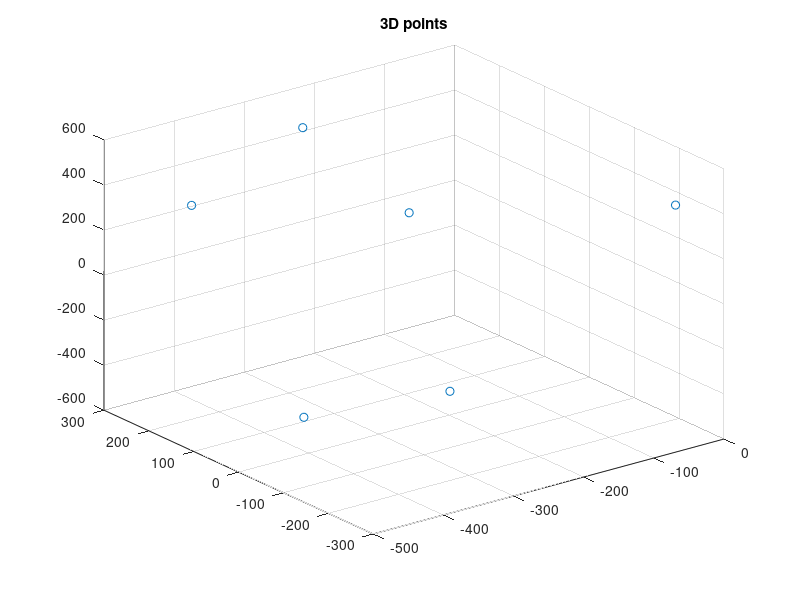
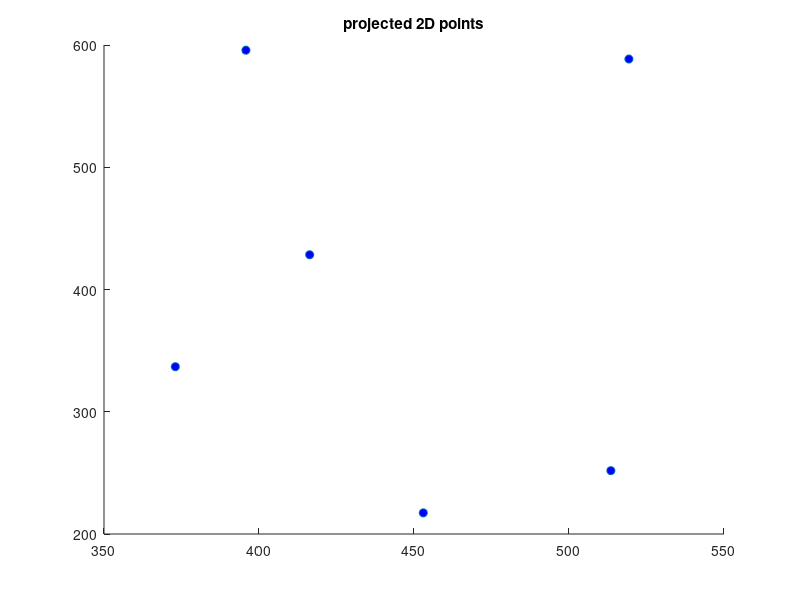

The MATLAB source for these figures, in order: (Note: this script raises an error after producing the figures.)
%% Part 1
% step 1
au=557.0943; av=712.9824; u0=326.3819; v0=298.6679;
f=80; % mm
tx=100; ty=0; tz=1500; %mm
Phix=0.8*pi/2; Phiy=-1.8*pi/2; Phix1=pi/5;
pN = 6; % number of points;
%intrinsic transformation matrix
intMat = [au 0 u0 0;
          0 av v0 0;
          0  0  1 0];

%extrinsic transformation matrix; Use Euler XYX1
rx = [1 0 0;
      0 cos(Phix) -sin(Phix);
      0 sin(Phix) cos(Phix)];

ry = [cos(Phiy) 0 sin(Phiy);
      0 1 0;
      -sin(Phiy) 0 cos(Phiy)];
rx1 = [1 0 0;
       0 cos(Phix1) -sin(Phix1);
       0 sin(Phix1) cos(Phix1)];
R = rx*ry*rx1;
extMat = [R(1,:), tx;
          R(2,:), ty;
          R(3,:), tz;
          0 0 0 1];
%Step 3
% 6 random points in 3d space in range [-480:480;-480:480;-480:480].
points3d = [randi([-480, 480], [pN, 1]), randi([-480, 480], [pN, 1]), randi([-480, 480], [pN, 1])];
% homogeneous points3d
hgPoints = points3d';
hgPoints(4,:) = 1;
%Step 4
proj = intMat*extMat*hgPoints;
%Step 5
%Plot the projected points
projNorm = zeros(2, pN);
% normalize the projected points
projNorm(1,:) = proj(1,:)./proj(3,:);
projNorm(2,:) = proj(2,:)./proj(3,:);
figure, scatter3(points3d(:,1), points3d(:,2), points3d(:,3), 'bo'), title('3D points');
figure, scatter(projNorm(1,:), projNorm(2,:), 'bo', 'MarkerFaceColor', 'b'), title('projected 2D points');

%Step 6
% Get Hall transformation matrix
A = HallMatrix(points3d, projNorm);
%Step 7
tr = intMat * extMat;
tr = tr(:,:)/tr(3, 4);
% A and tr are the same;

%Step 8-9
std = 0.5; % standard deviation
noisePoints2d = zeros(2, pN);
% function randn gives normal (Gaussian) distributed random numbers;
noisePoints2d(1,:) = projNorm(1,:)+std*randn(1, pN);
noisePoints2d(2,:) = projNorm(2,:)+std*randn(1, pN);
noiseA = HallMatrix(points3d, noisePoints2d);

%get new 2d points using noiseA
noiseProj = noiseA*hgPoints;
noiseProj(1,:) = noiseProj(1,:)./noiseProj(3,:);
noiseProj(2,:) = noiseProj(2,:)./noiseProj(3,:);
noiseProj(3,:) = [];

figure;
projFig = scatter(projNorm(1,:), projNorm(2,:), 'bo');
title('Step 8'), hold on;
noiseFig = scatter(noisePoints2d(1,:), noisePoints2d(2,:), 'r+');
noiseProjFig = scatter(noiseProj(1,:), noiseProj(2,:), 'g.'); 
hold off;
legend([projFig,noiseFig,noiseProjFig],'Initial points without noise','Points with noise',...
    'Projected points','NorthEastOutside');

error = mean(sqrt((noiseProj(1,:)-projNorm(1,:)).^2+((noiseProj(2,:)-projNorm(2,:)).^2)));
fprintf('Step 9: Number of points: %d Mean error: %.16f\n',pN,error);

%Part 2
% Step 10
[fougerasTransMatr, intMatFoug, extMatFoug] = FougerasMatrix(points3d, projNorm);
% Step 11
std = [0.5, 1.0, 1.5];
for i = 1:length(std)
    noisePoints2d = zeros(2, pN);
    noisePoints2d(1,:) = projNorm(1,:)+std(i)*randn(1, pN);
    noisePoints2d(2,:) = projNorm(2,:)+std(i)*randn(1, pN);
    [f1] = FougerasMatrix(points3d, noisePoints2d);
    noiseProj = f1*hgPoints;
    noiseProj(1,:) = noiseProj(1,:)./noiseProj(3,:);
    noiseProj(2,:) = noiseProj(2,:)./noiseProj(3,:);
    noiseProj(3,:) = [];
    error = sqrt((noiseProj(1,:)-projNorm(1,:)).^2+((noiseProj(2,:)-projNorm(2,:)).^2));
    fprintf('Step 11 (Fougeras): Number of points: %d Mean error %.16f (sigma=%f)\n',pN,mean(error),std(i));
    [f2] = HallMatrix(points3d, noisePoints2d);
    noiseProj = f2*hgPoints;
    noiseProj(1,:) = noiseProj(1,:)./noiseProj(3,:);
    noiseProj(2,:) = noiseProj(2,:)./noiseProj(3,:);
    noiseProj(3,:) = [];
    error = sqrt((noiseProj(1,:)-projNorm(1,:)).^2+((noiseProj(2,:)-projNorm(2,:)).^2));
    fprintf('Step 11 (Hall): Number of points: %d Mean error %.16f (sigma=%f)\n',pN,mean(error),std(i));
end;

%Part 3
% Step 12
% camera coordinate system origin at 0 0 0;
figure, scatter3(0,0,0,'b.'), hold on, title('World scene simulation'); 
%axis vis3d; % uncomment this to keep aspect ratio
text(0, 0, 0, 'Camera');
% draw x and y axis of camera coord system;
line([0, 150], [0 0], [0 0]); text(155, 0, 0, 'x');
line([0, 0], [0 150], [0 0]); text(0, 155, 0, 'y');
% define world coordinate system axis definition;
WorldCoord = [100 0 0; 0 100 0; 0 0 100; 1 1 1];
% World coordinate origin with respect to camera coord system;
Wcenter= extMat*[0;0;0;1];
% world coord system with respect to camera
WorldCoord2Cam = extMat*WorldCoord;
% draw world coordinate system axis and give labels;
line([Wcenter(1) WorldCoord2Cam(1, 1)],[Wcenter(2) WorldCoord2Cam(2, 1)],[Wcenter(3) WorldCoord2Cam(3, 1)]);
line([Wcenter(1) WorldCoord2Cam(1, 2)],[Wcenter(2) WorldCoord2Cam(2, 2)],[Wcenter(3) WorldCoord2Cam(3, 2)]);
line([Wcenter(1) WorldCoord2Cam(1, 3)],[Wcenter(2) WorldCoord2Cam(2, 3)],[Wcenter(3) WorldCoord2Cam(3, 3)]);
text(Wcenter(1), Wcenter(2), Wcenter(3), 'World Coordinate System');
text(WorldCoord2Cam(1, 1), WorldCoord2Cam(2, 1), WorldCoord2Cam(3, 1), 'X');
text(WorldCoord2Cam(1, 2), WorldCoord2Cam(2, 2), WorldCoord2Cam(3, 2), 'Y');
text(WorldCoord2Cam(1, 3), WorldCoord2Cam(2, 3), WorldCoord2Cam(3, 3), 'Z');

% 3D point coordinates with respect to camera;
World2Cam = extMat*hgPoints;
% plot them;
scatter3(World2Cam(1,:), World2Cam(2,:), World2Cam(3,:), 'ro');

% define image plane with size 640x480
imagePlane = [
        -320, 320, 320, -320, -320;
         240, 240,-240, -240, 240;
         f, f, f, f, f
    ];
% convert from pixels to mm.
imagePlane(1,:) = imagePlane(1,:)/ku;
imagePlane(2,:) = imagePlane(2,:)/kv;
% plot the image plane.
plot3(imagePlane(1,:), imagePlane(2,:), imagePlane(3,:), 'b-');

% projNorm - are the pixels on the image plane.
RD = zeros(2, pN);
RD(1,:) = u0;
RD(2,:) = v0;
% convert 2d point coordinates on image plane into focal point
RD(1,:) = RD(1,:) - projNorm(1,:);
RD(2,:) = RD(2,:) - projNorm(2,:);
ku = -au/f;
kv = -av/f;
CU = zeros(3, pN);
% convert 2d coordinates into 3d points with respect to the camera
CU(1,:) = RD(1,:)/ku;
CU(2,:) = RD(2,:)/kv;
CU(3,:) = f;
% plot them
scatter3(CU(1,:), CU(2,:), CU(3,:), 'r.');

% rays from 3d points to camera center
for i = 1:pN
    line([0 World2Cam(1,i)], [0 World2Cam(2,i)], [0 World2Cam(3,i)]);
end;


